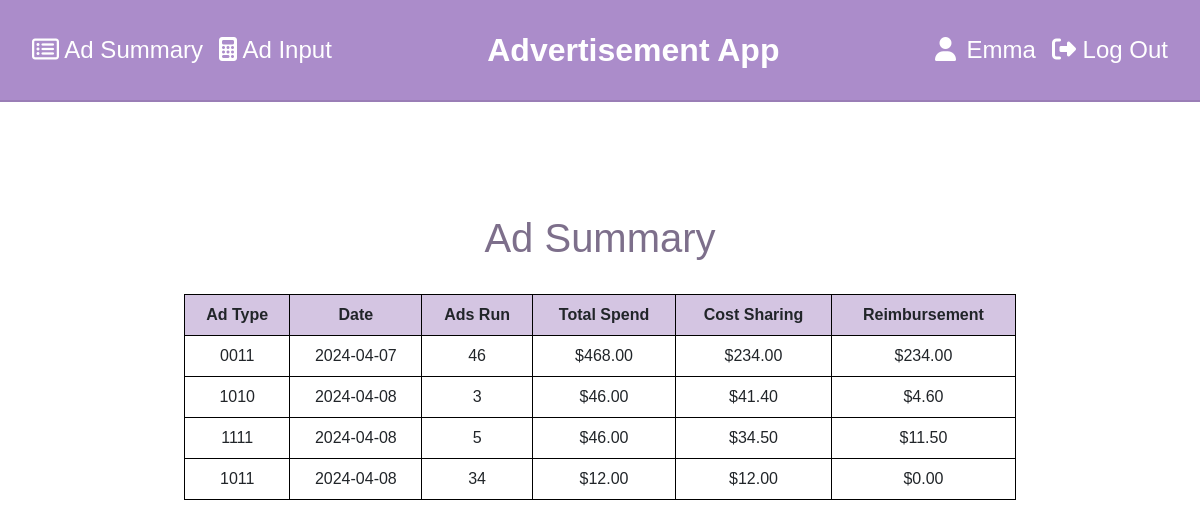
/ads/ad_summary/ (signed in), run on the app's committed database.
### ads/models.py (models this page shows)
class AdType(models.Model):
    ad_code = models.CharField(max_length=10)
    cost_share_rate = models.FloatField()
    allowed_spend = models.CharField(max_length=100)
    objects = models.Manager()
    class Meta:
        app_label = "ads"

class AdEntry(models.Model):
    ad_type = models.ForeignKey(AdType, on_delete=models.CASCADE)
    date = models.DateField(auto_now_add=True)
    ads_run = models.IntegerField()
    actual_spend = models.FloatField()
    cost_sharing = models.FloatField(default=0.0)
    reimbursement = models.FloatField(default=0.0)
    objects = models.Manager()

### ads/views.py (the view)
# urls.py: path("ad_summary/", views.ad_summary, name="ad_summary"),
@login_required
def ad_summary(request):
    ads = AdEntry.objects.all()
    summary_data = []
    for ad in ads:
        ad_type = ad.ad_type
        ads_run = ads.filter(ad_type=ad_type).aggregate(
            total_ads_run=Sum('ads_run')
            )['total_ads_run']
        ad_date = ad.date.strftime("%Y-%m-%d").strip("(),")
        total_spend = sum(ad.actual_spend for ad in ads.filter(ad_type=ad_type))
        cost_sharing = total_spend * ad_type.cost_share_rate
        reimbursement = total_spend - cost_sharing
        summary_data.append(
            {
                "ad_type": ad_type.ad_code,
                "ads_run": ads_run,
                "ad_date": ad_date,
                "total_spend": total_spend,
                "cost_sharing": cost_sharing,
                "reimbursement": reimbursement,
            }
        )
    unique_summary = {v["ad_type"]: v for v in summary_data}.values()
    return render(request, "ads/ad_summary.html", {"summary_data": unique_summary})

### templates/ads/ad_summary.html
{% extends "base.html" %}
{% block content %}
    <h1 class="centered-heading">Ad Summary</h1>
    <table class="ad-summary-table">
        <tr>
            <th>Ad Type</th>
            <th>Date</th>
            <th>Ads Run</th>
            <th>Total Spend</th>
            <th>Cost Sharing</th>
            <th>Reimbursement</th>
        </tr>
        {% for ad in summary_data %}
            <tr>
                <td>{{ ad.ad_type }}</td>
                <td>{{ ad.ad_date }}</td>
                <td>{{ ad.ads_run }}</td>
                <td>${{ ad.total_spend|floatformat:2 }}</td>
                <td>${{ ad.cost_sharing|floatformat:2 }}</td>
                <td>${{ ad.reimbursement|floatformat:2 }}</td>
            </tr>
        {% endfor %}
    </table>
{% endblock %}

### templates/partials/_navbar.html (shortened to what this page needs)
{% load static %}
<div>
    <nav class="navbar navbar-expand-lg">
        <div class="app-section collapse navbar-collapse" id="navbarNav">
          <ul class="navbar-nav">
            <li class="nav-item">
                <a class="nav-link" href="{% url 'ad_summary' %}">
                    <i class="fa fa-list-alt"></i>
                      Ad Summary
                </a>
            </li>
            <li class="nav-item">
                <a class="nav-link" href="{% url 'ad_input' %}">
                    <i class="fa fa-calculator"></i>
                    Ad Input
                </a>
            </li>
          </ul>
        </div>
        <div class="main-title">Advertisement App</div>
        <div class="user-section collapse navbar-collapse" id="navbarNav">
            {% if request.user.is_authenticated %}
            <ul class="navbar-nav">
                <li class="nav-item active">
                    <a class='nav-link' href="{% url 'profile' %}">
                        <i class="fa fa-user pr-1"></i>
                        {{ request.user.first_name|title }}
                    </a>
                </li>
                <li class="nav-item">
                    <a class='nav-link' href="{% url 'logout' %}" onclick="event.preventDefault(); document.getElementById('logout-form').submit();">
                        <i class="fa fa-sign-out"></i> Log Out
                    </a>
                </li>
            </ul>
            {% endif %}
        </div>
    </nav>
</div>

### static/css/style.css (style rules this page uses)
.navbar { background-color: #ab8cca; color: white; border-bottom: 2px solid rgba(0, 0, 0, .0975); padding: 1.5rem; }
.navbar a { color: white; }
.user-section { font-size: 1.5rem; justify-content: flex-end; }
.app-section { font-size: 1.5rem; }
.user-section a { padding-left: 15px; }
.centered-heading { text-align: center; padding: 2rem; margin: 0; color: #7d6f8b; }
.ad-summary-table { margin: auto; border-collapse: collapse; width: 80%; }
.ad-summary-table th { border: 1px solid black; padding: 8px; background-color: #d4c5e2; text-align: center; }
.ad-summary-table td { border: 1px solid black; padding: 8px; text-align: center; }
.main-title { font-size: 2rem; font-weight: bold; }
body { margin: 0; font-family: sans-serif; }

### data on the page
AdType: ad_type "0011"
AdEntry: ad_type "1010", ad_date "2024-04-08", ads_run "3", total_spend "46.00", cost_sharing "41.40", reimbursement "4.60"
AdEntry: ad_type "1111", ad_date "2024-04-08", ads_run "5", total_spend "46.00", cost_sharing "34.50", reimbursement "11.50"
AdEntry: ad_type "1011", ad_date "2024-04-08", ads_run "34", total_spend "12.00", cost_sharing "12.00", reimbursement "0.00"

### other printed values
{{ request.user.first_name|title }} "Emma"
{{ ad.ad_date }} "2024-04-07"
{{ ad.ads_run }} "46"
{{ ad.total_spend|floatformat:2 }} "468.00"
{{ ad.cost_sharing|floatformat:2 }} "234.00"
{{ ad.reimbursement|floatformat:2 }} "234.00"
